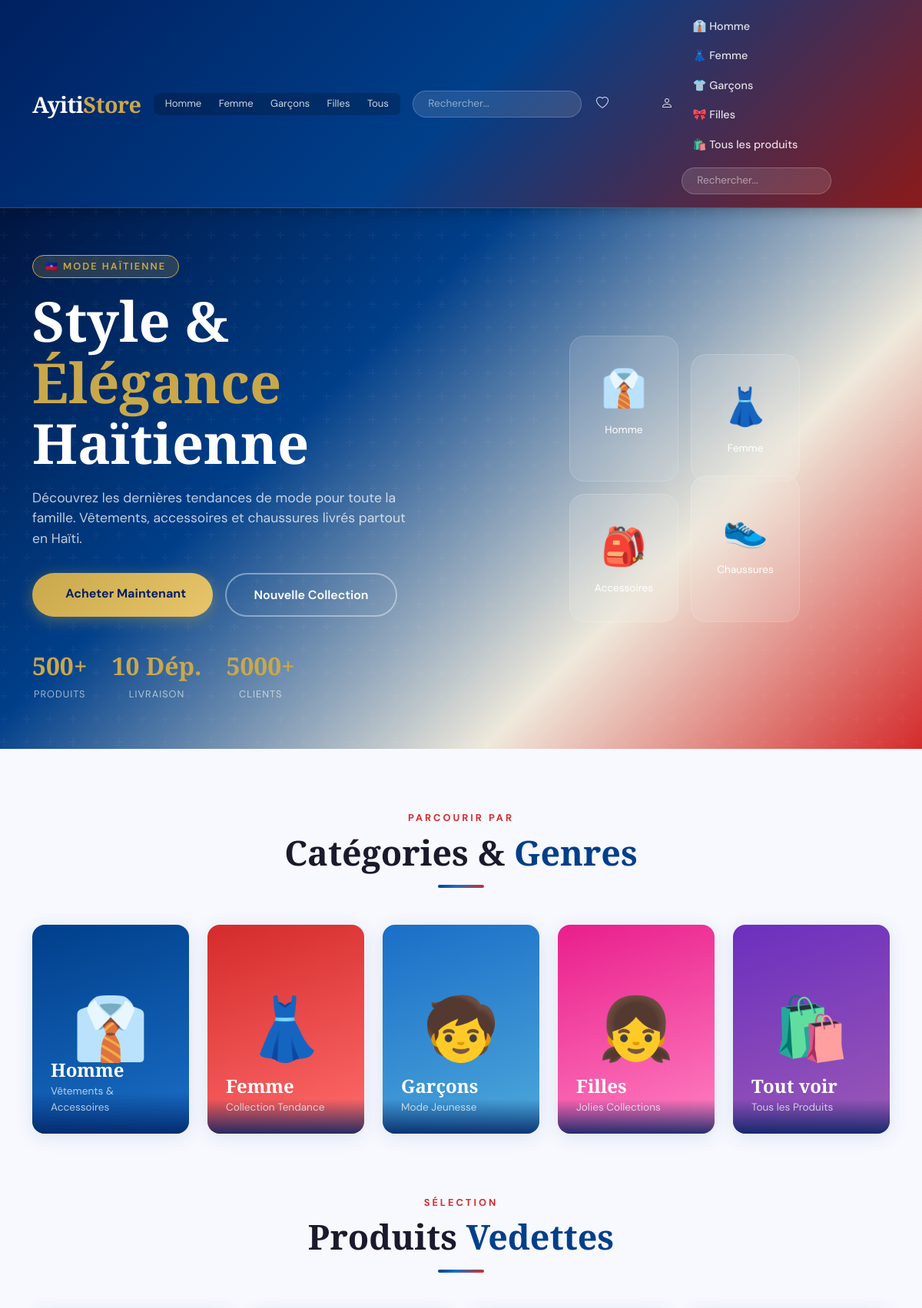
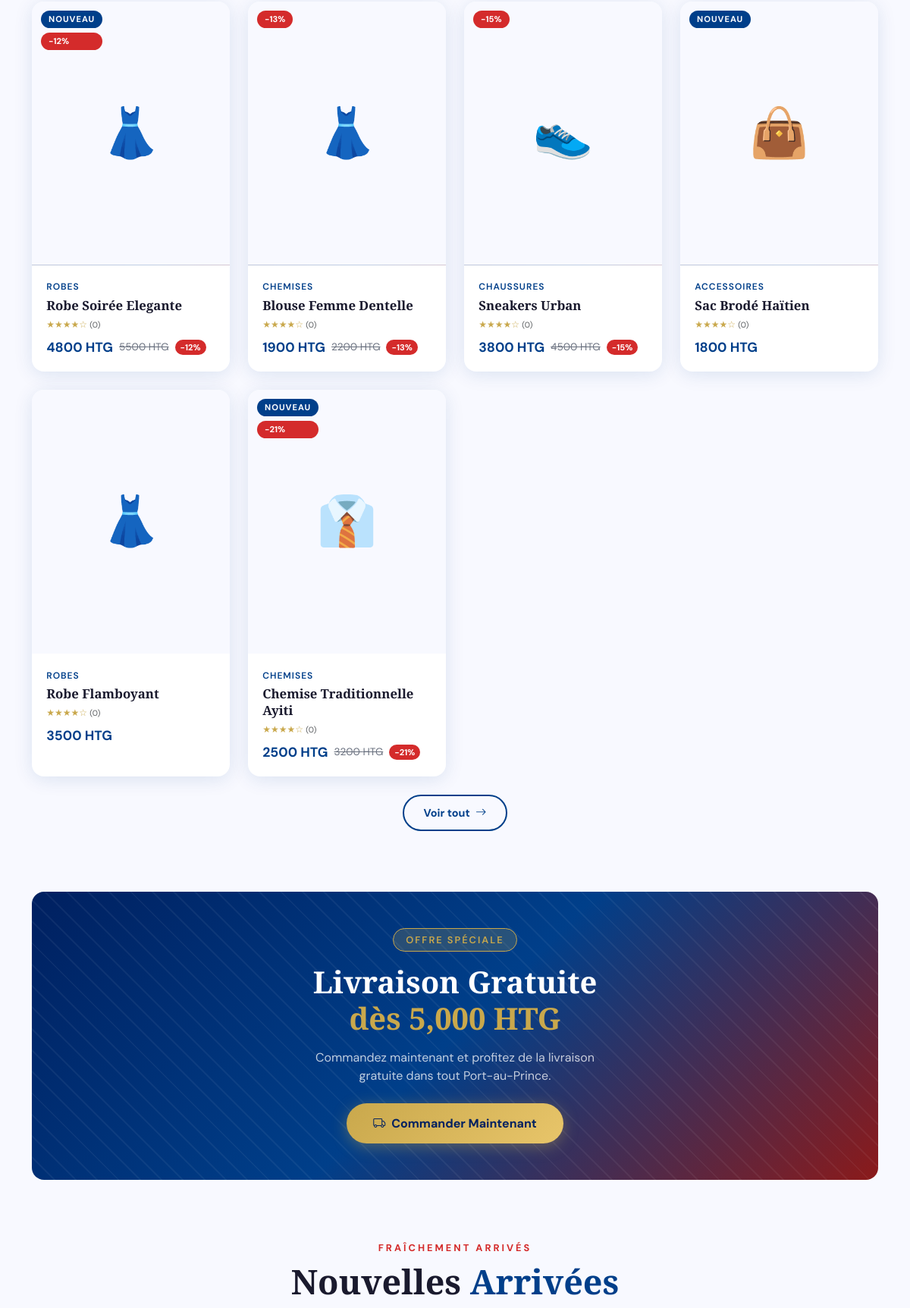
The page / (upper part) on the database its author committed (2 pictures, top to bottom).
### store/models.py (models this page shows, shortened)
class Product(models.Model):
    category = models.ForeignKey(Category, on_delete=models.CASCADE, related_name='products')
    name = models.CharField(max_length=200)
    slug = models.SlugField(unique=True)
    description = models.TextField()
    price = models.DecimalField(max_digits=10, decimal_places=2)
    old_price = models.DecimalField(max_digits=10, decimal_places=2, blank=True, null=True)
    stock = models.PositiveIntegerField(default=0)
    is_available = models.BooleanField(default=True)
    is_featured = models.BooleanField(default=False)
    is_new = models.BooleanField(default=True)
    genre = models.CharField(max_length=20, choices=GENRE_CHOICES)
    type_produit = models.CharField(max_length=20, choices=TYPE_CHOICES, default='vetement')
    created_at = models.DateTimeField(auto_now_add=True)
    updated_at = models.DateTimeField(auto_now=True)
    class Meta:
        ordering = ['-created_at']
    def get_absolute_url(self):
        return reverse('store:product_detail', kwargs={'slug': self.slug})
    @property
    def discount_percent(self):
        if self.old_price and self.old_price > self.price:
            return int((1 - self.price / self.old_price) * 100)
        return 0
    @property
    def main_image(self):
        img = self.images.filter(is_main=True).first()
        return img if img else self.images.first()

class Category(models.Model):
    name = models.CharField(max_length=100)
    slug = models.SlugField(unique=True)
    genre = models.CharField(max_length=20, choices=GENRE_CHOICES)
    type_produit = models.CharField(max_length=20, choices=TYPE_CHOICES, default='vetement')
    description = models.TextField(blank=True)
    image = models.ImageField(upload_to='categories/', blank=True)
    created_at = models.DateTimeField(auto_now_add=True)
    class Meta:
        verbose_name_plural = 'Catégories'

### store/views.py (the view)
# urls.py: path('', views.home, name='home'),
def home(request):
    featured = Product.objects.filter(is_featured=True, is_available=True)[:8]
    new_arrivals = Product.objects.filter(is_new=True, is_available=True)[:8]
    categories = Category.objects.all()[:8]
    genres = GENRE_CHOICES
    return render(request, 'store/home.html', {
        'featured': featured,
        'new_arrivals': new_arrivals,
        'categories': categories,
        'genres': genres,
    })

### store/context_processors.py (called while the page is built)
def cart_count(request):
    count = 0
    try:
        if request.user.is_authenticated:
            cart = Cart.objects.filter(user=request.user).first()
        else:
            session_key = request.session.session_key
            if session_key:
                cart = Cart.objects.filter(session_key=session_key).first()
            else:
                cart = None
        if cart:
            count = cart.total_items
    except Exception:
        pass
    return {'cart_count': count}

def wishlist_count(request):
    count = 0
    try:
        if request.user.is_authenticated:
            count = Wishlist.objects.filter(user=request.user).count()
    except Exception:
        pass
    return {'wishlist_count': count}

### templates/store/home.html (shortened to what this page needs)
{% extends 'base.html' %}
{% load static %}
{% block content %}
<section class="hero-section">
  <div class="container position-relative">
    <div class="row align-items-center g-5">
      <div class="col-lg-6">
        <span class="hero-badge">🇭🇹 Mode Haïtienne</span>
        <h1 class="hero-title">
          Style &amp;<br><span>Élégance</span><br>Haïtienne
        </h1>
        <p class="hero-subtitle">Découvrez les dernières tendances de mode pour toute la famille. Vêtements, accessoires et chaussures livrés partout en Haïti.</p>
        <div class="d-flex gap-3 flex-wrap">
          <a href="{% url 'store:product_list' %}" class="btn-hero-primary">
            Acheter Maintenant
          </a>
          <a href="{% url 'store:genre' 'femme' %}" class="btn-hero-outline">
            Nouvelle Collection
          </a>
        </div>
        <div class="hero-stats">
          <div class="stat-item">
            <span class="stat-num" data-target="500" data-suffix="+">500+</span>
            <span class="stat-label">Produits</span>
          </div>
          <div class="stat-item">
            <span class="stat-num" data-target="10" data-suffix=" Dép.">10 Dép.</span>
            <span class="stat-label">Livraison</span>
          </div>
          <div class="stat-item">
            <span class="stat-num" data-target="5000" data-suffix="+">5000+</span>
            <span class="stat-label">Clients</span>
          </div>
        </div>
      </div>
      <div class="col-lg-6">
        <div class="hero-visual">
          <div class="hero-emoji-grid">
            <div class="hero-emoji-card">👔<p class="text-white mt-2 mb-0" style="font-size:0.85rem;font-family:'DM Sans',sans-serif;">Homme</p></div>
            <div class="hero-emoji-card">👗<p class="text-white mt-2 mb-0" style="font-size:0.85rem;font-family:'DM Sans',sans-serif;">Femme</p></div>
            <div class="hero-emoji-card">🎒<p class="text-white mt-2 mb-0" style="font-size:0.85rem;font-family:'DM Sans',sans-serif;">Accessoires</p></div>
            <div class="hero-emoji-card">👟<p class="text-white mt-2 mb-0" style="font-size:0.85rem;font-family:'DM Sans',sans-serif;">Chaussures</p></div>
          </div>
        </div>
      </div>
    </div>
  </div>
</section>
<section class="py-6" style="padding:5rem 0;">
  <div class="container">
    <div class="section-header">
      <span class="section-eyebrow">Parcourir par</span>
      <h2 class="section-title">Catégories &amp; <span>Genres</span></h2>
      <div class="section-divider"></div>
    </div>
    <div class="genre-grid">
      <a href="{% url 'store:genre' 'homme' %}" class="genre-card genre-homme text-decoration-none">
        <div class="genre-card-bg">👔</div>
        <div class="genre-card-overlay">
          <div class="genre-card-title">Homme</div>
          <div class="genre-card-count">Vêtements &amp; Accessoires</div>
        </div>
      </a>
      <a href="{% url 'store:genre' 'femme' %}" class="genre-card genre-femme text-decoration-none">
        <div class="genre-card-bg">👗</div>
        <div class="genre-card-overlay">
          <div class="genre-card-title">Femme</div>
          <div class="genre-card-count">Collection Tendance</div>
        </div>
      </a>
      <a href="{% url 'store:genre' 'garcon' %}" class="genre-card genre-garcon text-decoration-none">
        <div class="genre-card-bg">🧒</div>
        <div class="genre-card-overlay">
          <div class="genre-card-title">Garçons</div>
          <div class="genre-card-count">Mode Jeunesse</div>
        </div>
      </a>
      <a href="{% url 'store:genre' 'fille' %}" class="genre-card genre-fille text-decoration-none">
        <div class="genre-card-bg">👧</div>
        <div class="genre-card-overlay">
          <div class="genre-card-title">Filles</div>
          <div class="genre-card-count">Jolies Collections</div>
        </div>
      </a>
      <a href="{% url 'store:product_list' %}" class="genre-card genre-unisex text-decoration-none">
        <div class="genre-card-bg">🛍️</div>
        <div class="genre-card-overlay">
          <div class="genre-card-title">Tout voir</div>
          <div class="genre-card-count">Tous les Produits</div>
        </div>
      </a>
    </div>
  </div>
</section>
{% if featured %}
<section style="padding:0 0 5rem;">
  <div class="container">
    <div class="section-header">
      <span class="section-eyebrow">Sélection</span>
      <h2 class="section-title">Produits <span>Vedettes</span></h2>
      <div class="section-divider"></div>
    </div>
    <div class="row g-3 g-md-4">
      {% for product in featured %}
      <div class="col-6 col-md-4 col-lg-3">
        {% include 'includes/product_card.html' with product=product %}
      </div>
      {% endfor %}
    </div>
    <div class="text-center mt-4">
      <a href="{% url 'store:product_list' %}" class="btn-outline-ayiti">Voir tout <i class="bi bi-arrow-right ms-1"></i></a>
    </div>
  </div>
</section>
{% endif %}
<section style="padding:0 0 5rem;">
  <div class="container">
    <div class="rounded-ayiti p-5 text-white text-center position-relative overflow-hidden" style="background: var(--grad-header);">
      <div style="position:absolute;inset:0;opacity:0.05;background:repeating-linear-gradient(45deg,#fff,#fff 2px,transparent 2px,transparent 20px);"></div>
      <div class="position-relative">
        <span class="hero-badge mb-3">Offre Spéciale</span>
        <h2 style="font-family:'Playfair Display',serif;font-size:2.5rem;font-weight:900;margin-bottom:1rem;">Livraison Gratuite<br><span style="color:var(--gold)">dès 5,000 HTG</span></h2>
        <p style="color:rgba(255,255,255,0.75);max-width:400px;margin:0 auto 1.5rem;">Commandez maintenant et profitez de la livraison gratuite dans tout Port-au-Prince.</p>
        <a href="{% url 'store:product_list' %}" class="btn-hero-primary">
          <i class="bi bi-truck me-2"></i>Commander Maintenant
        </a>
      </div>
    </div>
  </div>
</section>
{% if new_arrivals %}
<section style="padding:0 0 5rem;">
  <div class="container">
    <div class="section-header">
      <span class="section-eyebrow">Fraîchement arrivés</span>
      <h2 class="section-title">Nouvelles <span>Arrivées</span></h2>
    </div>
  </div>
</section>
{% endif %}
{% endblock %}

### templates/includes/product_card.html (shortened to what this page needs)
{% load static %}
<div class="product-card h-100">
  <div class="product-img-wrapper">
    {% if product.main_image %}
      <img src="{{ product.main_image.image.url }}" alt="{{ product.name }}">
    {% else %}
      <div class="product-placeholder">
        {% if product.type_produit == 'chaussure' %}👟{% elif product.type_produit == 'accessoire' %}👜{% elif product.genre == 'femme' %}👗{% elif product.genre == 'homme' %}👔{% elif product.genre == 'garcon' %}🧒{% elif product.genre == 'fille' %}👧{% else %}🛍️{% endif %}
      </div>
    {% endif %}
    <div class="product-badges">
      {% if product.is_new %}<span class="badge-new">NOUVEAU</span>{% endif %}
      {% if product.discount_percent > 0 %}<span class="badge-sale">-{{ product.discount_percent }}%</span>{% endif %}
    </div>
  </div>
  <div class="product-body">
    <div class="product-category">{{ product.category.name }}</div>
    <a href="{{ product.get_absolute_url }}" class="text-decoration-none">
      <h6 class="product-name">{{ product.name }}</h6>
    </a>
    <div class="stars-mini mb-1">
      ★★★★☆ <small class="text-muted">({{ product.reviews.count }})</small>
    </div>
    <div class="product-price-wrapper">
      <span class="product-price">{{ product.price|floatformat:0 }} HTG</span>
      {% if product.old_price %}
        <span class="product-old-price">{{ product.old_price|floatformat:0 }} HTG</span>
        {% if product.discount_percent %}<span class="product-discount">-{{ product.discount_percent }}%</span>{% endif %}
      {% endif %}
    </div>
  </div>
</div>

### rows shown on the page
Product: is_new "NOUVEAU", discount_percent "12", category.name "ROBES", name "Robe Soirée Elegante", reviews.count "0", price "4800", old_price "5500"
Product: discount_percent "13", category.name "CHEMISES", name "Blouse Femme Dentelle", reviews.count "0", price "1900", old_price "2200"
Product: discount_percent "15", category.name "CHAUSSURES", name "Sneakers Urban", reviews.count "0", price "3800", old_price "4500"
Product: is_new "NOUVEAU", category.name "ACCESSOIRES", name "Sac Brodé Haïtien", reviews.count "0", price "1800"
Product: category.name "ROBES", name "Robe Flamboyant", reviews.count "0", price "3500"
Product: is_new "NOUVEAU", discount_percent "21", category.name "CHEMISES", name "Chemise Traditionnelle Ayiti", reviews.count "0", price "2500", old_price "3200"
